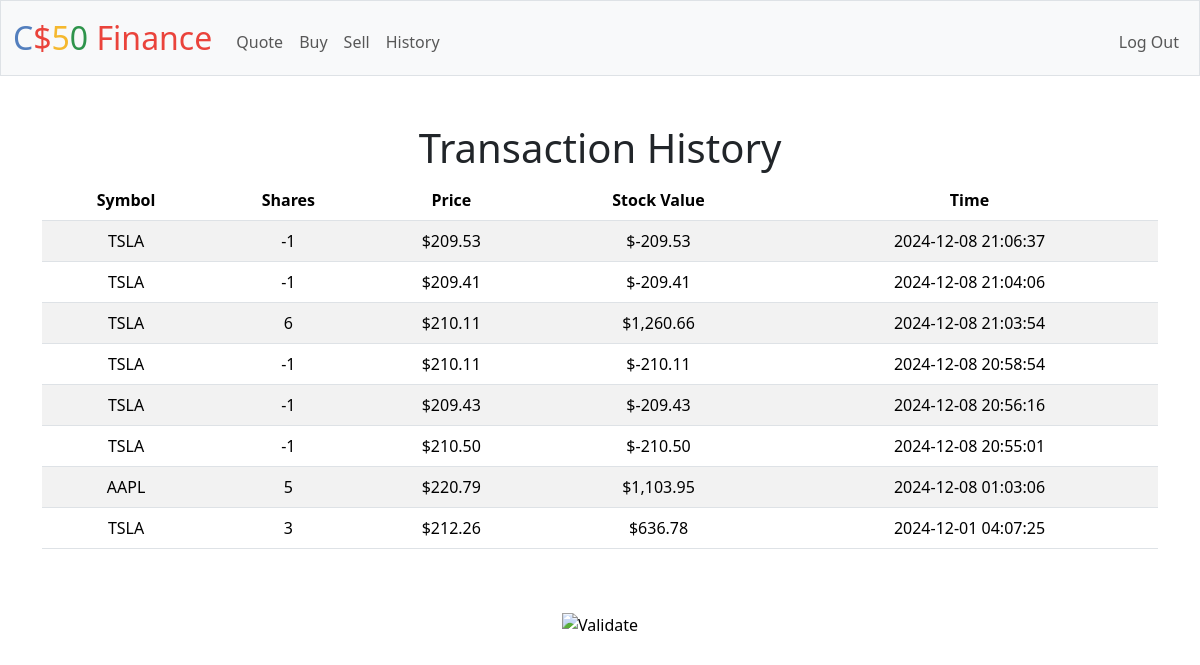
Page /history (signed in) on the earlier database version.
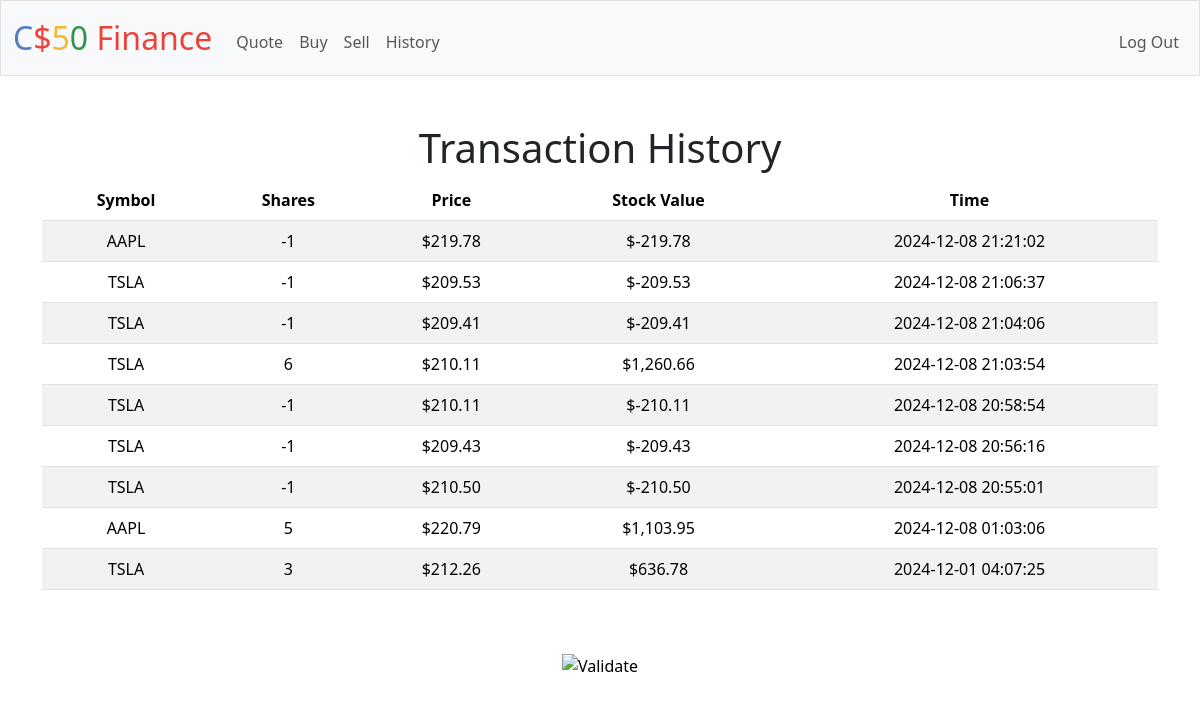
Same page on the later database version.
### tables this page shows
CREATE TABLE transactions (
    id INTEGER PRIMARY KEY AUTOINCREMENT,
    user_id INTEGER NOT NULL,
    symbol TEXT NOT NULL,
    shares INTEGER NOT NULL,
    price NUMERIC NOT NULL,
    timestamp DATETIME DEFAULT CURRENT_TIMESTAMP,
    FOREIGN KEY (user_id) REFERENCES users(id)
);

### app.py (the view)
@app.route("/history")
@login_required
def history():
    transactions = db.execute(
        "SELECT * FROM transactions WHERE user_id = :user_id ORDER BY timestamp DESC", user_id=session["user_id"])
    return render_template("history.html", transactions=transactions)

### app.py (called while the page is built)
@app.after_request
def after_request(response):
    response.headers["Cache-Control"] = "no-cache, no-store, must-revalidate"
    response.headers["Expires"] = 0
    response.headers["Pragma"] = "no-cache"
    return response

### helpers.py (called while the page is built)
def login_required(f):
    @wraps(f)
    def decorated_function(*args, **kwargs):
        if session.get("user_id") is None:
            return redirect("/login")
        return f(*args, **kwargs)
    return decorated_function

def usd(value):
    return f"${value:,.2f}"

### templates/history.html (shortened to what this page needs)
{% extends "layout.html" %}
{% block main %}
<h1>Transaction History</h1>
<table class="table table-striped">
  <thead>
    <tr>
      <th>Symbol</th>
      <th>Shares</th>
      <th>Price</th>
      <th>Stock Value</th>
      <th>Time</th>
    </tr>
  </thead>
  <tbody>
    {% for transaction in transactions %}
    <tr>
      <td>{{ transaction.symbol }}</td>
      <td>{{ transaction.shares }}</td>
      <td>{{ transaction.price | usd }}</td>
      <td>{{ (transaction.shares * transaction.price) | usd }}</td>
      <td>{{ transaction.timestamp }}</td>
    </tr>
    {% endfor %}
  </tbody>
</table>
{% endblock %}

Differences in the rows shown:
added transactions: (transaction.shares*transaction.price)|usd "$-219.78"
